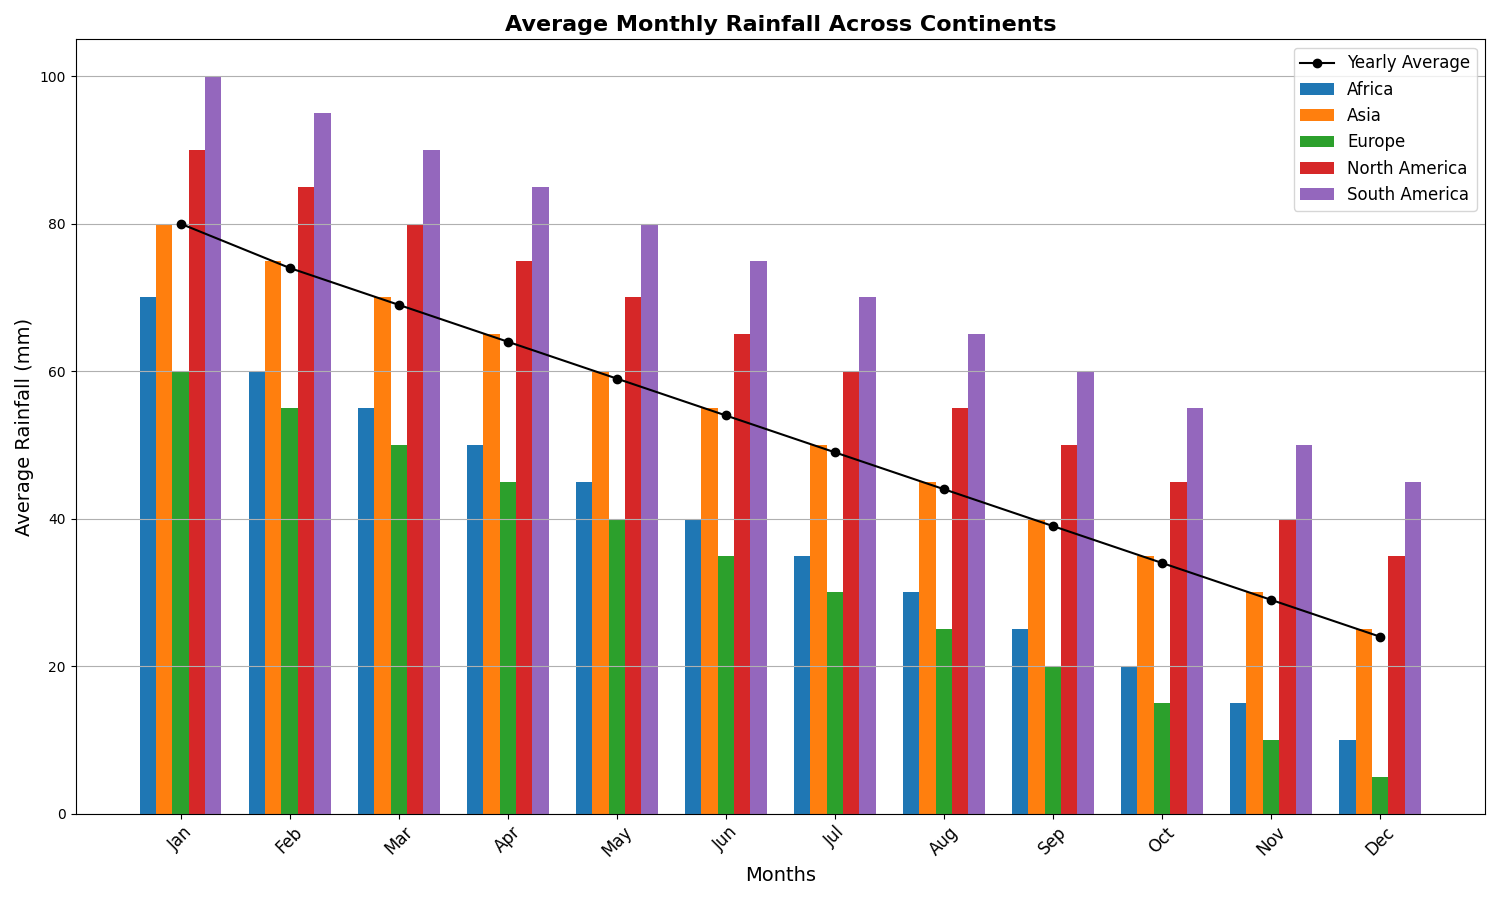

Write Python code to recreate this figure.
import numpy as np
import matplotlib.pyplot as plt

# Title and backstory:
# A bar chart comparing the average monthly rainfall across five different continents.

# Data for the average monthly rainfall (in mm) for five continents over a year
continents = ['Africa', 'Asia', 'Europe', 'North America', 'South America']
months = ['Jan', 'Feb', 'Mar', 'Apr', 'May', 'Jun', 'Jul', 'Aug', 'Sep', 'Oct', 'Nov', 'Dec']

rainfall_data = np.array([
    [70, 60, 55, 50, 45, 40, 35, 30, 25, 20, 15, 10],  # Africa
    [80, 75, 70, 65, 60, 55, 50, 45, 40, 35, 30, 25],  # Asia
    [60, 55, 50, 45, 40, 35, 30, 25, 20, 15, 10, 5],   # Europe
    [90, 85, 80, 75, 70, 65, 60, 55, 50, 45, 40, 35],  # North America
    [100, 95, 90, 85, 80, 75, 70, 65, 60, 55, 50, 45]  # South America
])

# Calculate the yearly average for each continent
yearly_avg = rainfall_data.mean(axis=0)

# Create the plot
fig, ax = plt.subplots(figsize=(15, 9))

# Define colors for each continent
colors = ['#1f77b4', '#ff7f0e', '#2ca02c', '#d62728', '#9467bd']

# Create a bar for each month and continent
width = 0.15  # the width of the bars
x = np.arange(len(months))  # label locations

for i, continent in enumerate(continents):
    ax.bar(x + width * i, rainfall_data[i], width, label=continent, color=colors[i])

# Plot the yearly average line
ax.plot(x + 2 * width, yearly_avg, marker='o', color='black', label='Yearly Average', linestyle='-')

# Set axis labels
ax.set_xlabel('Months', fontsize=14)
ax.set_ylabel('Average Rainfall (mm)', fontsize=14)
ax.set_title('Average Monthly Rainfall Across Continents', fontsize=16, fontweight='bold')

# X and Y ticks and labels
ax.set_xticks(x + width * 2)
ax.set_xticklabels(months, rotation=45, fontsize=12)
ax.yaxis.grid(True)

# Add a legend
ax.legend(loc='upper right', fontsize=12)

# Automatically adjust layout to prevent text overlap
plt.tight_layout()

# Display the chart
plt.show()
